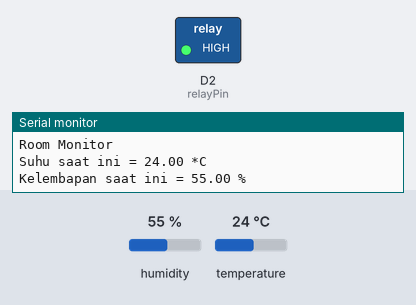
The program below on a simulated ESP8266 (Wemos D1 mini). Parts: switched loads named in the program (green lamp = pin HIGH), the last lines printed to the serial monitor. The test bench sets the inputs (shaded band); at power-on: temperature 24 °C, humidity 55 %.

Above: at 2.2 s.
2.3 s: temperature set to 35 °C
6.5 s: temperature set to 38 °C
At 9.4 s:
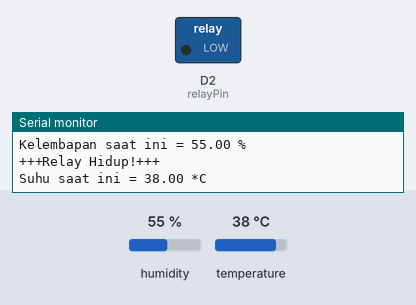
12.5 s: temperature set to 12 °C
At 15.4 s:
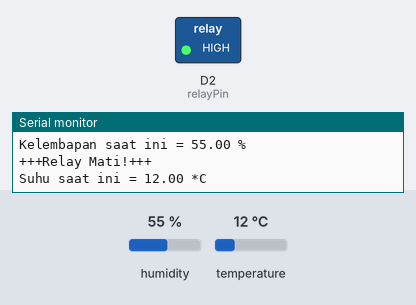
16.6 s: temperature set to 41 °C
At 20.2 s:
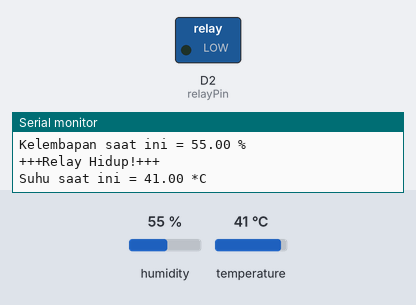
Timing chart, 0 to 21.7 s (numbered marks = the images above; inputs shaded):
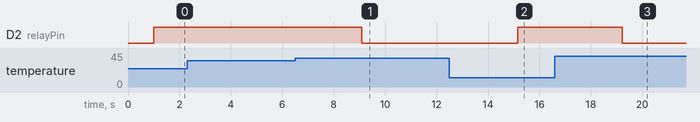

Measured:
- the behaviour switches between 36 and 37 °C on temperature (found by bisection; images 0 and 1)
- after the input at 6.5 s, D2 (relayPin): HIGH → LOW after 2.6 s
- after the input at 12.5 s, D2 (relayPin): LOW → HIGH after 2.7 s
- after the input at 16.6 s, D2 (relayPin): HIGH → LOW after 2.6 s

The program:

main.cpp
```cpp
#include <Arduino.h>
#include <DHT.h>
#include <Wire.h>
#include <Adafruit_Sensor.h>

#define dhtPin D8
#define relayPin D2
#define DHTTYPE DHT11

DHT dht(dhtPin,DHTTYPE);
float kelembapan, suhu;

void setup() {
  // put your setup code here, to run once:
  Serial.begin(9600);
  dht.begin();
  pinMode(relayPin, OUTPUT);
  Serial.println("Room Monitor");
  delay(1000);
  digitalWrite(relayPin, HIGH);
}

void loop() {
  // put your main code here, to run repeatedly:

  suhu = dht.readTemperature();
  kelembapan = dht.readHumidity();

  Serial.print("Suhu saat ini = ");
  Serial.print(suhu);
  Serial.println(" *C");
  delay(1000);
  Serial.print("Kelembapan saat ini = ");
  Serial.print(kelembapan);
  Serial.println(" %");
  delay(1000);

  if (suhu > 36.00)
  {
    digitalWrite(relayPin, LOW);
    Serial.println("+++Relay Hidup!+++");
  } else
  {
    digitalWrite(relayPin, HIGH);
    Serial.println("+++Relay Mati!+++");
  }
}
```
